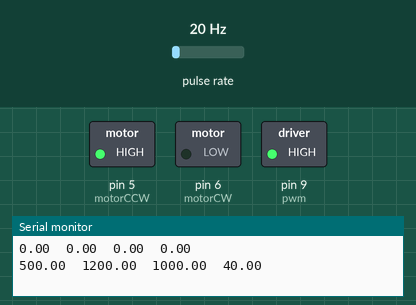
This sketch was run on a simulated Arduino Uno, built with avr-gcc and run on an emulated ATmega328P. Parts: switched loads named in the sketch (green lamp = pin HIGH), the last lines printed to the serial monitor. Wiring (inferred from the names in the program): pulse sensor: data pin 3. The inputs (shaded band) are chosen by the test bench; at power-on: pulse rate 20 Hz.

Above: at 1.1 s.
At 20.1 s:
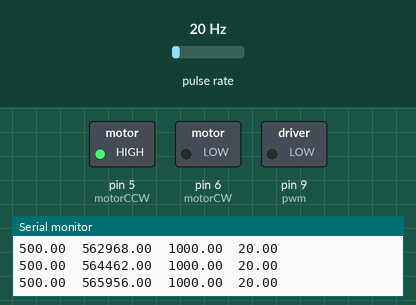
Timing chart, 0 to 21.6 s (numbered marks = the images above):
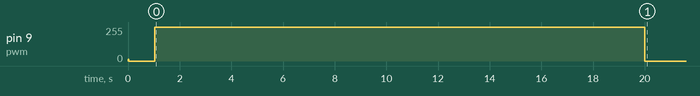

Measured:
- by itself, pin 9 (pwm): 12/255 → 0/255 at 0.03 s, → 255/255 1.0 s later, → 0/255 19.0 s later

The sketch:

PI_Control.ino
```cpp
// Simple PID algorithm with a wheel and tachometer. Plots variables to the serial monitor. Adjust parameters and see how they affect the system response
// By Nick Farago
// Parsing the serial input code from https://www.baldengineer.com/arduino-multi-digit-integers.html


//Pin Varibles
int motorCW = 6;      // Motor pin CW
int motorCCW = 5;     // Motor pin CCW
int pwm = 9;          // PWM pin
int sensor = 3;       // Sensor pin

//State Varaibles
volatile unsigned long plotCount = 0; //counts at interupt
volatile unsigned long controlCount = 0; //counts at interupt
volatile unsigned long past = 0;

//PID Variables
long error = 0;
long errorPrevious = 0;
long errorSum = 0;
double power = 0;
volatile double omega = 0;

//Other Variables
unsigned long plotIteration = 0; //cycle that is plotted
unsigned long controlIteration = 0; //cycle calculated
volatile double plotOmegaAvg = 0;  //running average of omega that is used for plotting
volatile double controlOmegaAvg = 0;  //running average of omega that is used for the control algorithm
unsigned int integerValue=0;  // max value is 65535, for input
char incomingByte;            // for input


//Adjustable Parameter Variables /////////////////////////////////////////////////////////////////////////////////////
long setpoint = 1000;
double Kp = .5;
double Ki = 0.3;
unsigned long totalDuration = 20; //time in s before program will stop
unsigned long plotDuration = 50; //time in ms between plot points
unsigned long controlDuration = 10; //time in ms between calculations for control algorithm
//////////////////////////////////////////////////////////////////////////////////////////////////////////////////////


void setup() {
  pinMode(motorCW, OUTPUT);
  pinMode(motorCCW, OUTPUT);
  pinMode(pwm, OUTPUT);
  pinMode(sensor, INPUT_PULLUP);
  attachInterrupt(digitalPinToInterrupt(sensor), change, RISING);
  Serial.begin(9600);

  initialize();
}


void loop() {
  checkStop();
  plot();
  setPower();
  runMotor();
  checkInput();
}


void plot() { //plots data at specified duration. Also looks to see if there is a new setpoint
  if (plotDuration*plotIteration <= millis()-1000){
    plotIteration = ++plotIteration;
    //omega = ((count*1000*60)/(40*duration));


    Serial.print(error*Kp);
    Serial.print("\t");
    Serial.print(errorSum*Ki);
    Serial.print("\t");
    Serial.print(power);
    Serial.print("\t");
    Serial.print(plotOmegaAvg);
    Serial.println();

    plotOmegaAvg = 0;
    plotCount = 0;

  }
}

/////////////////////////////////////////////  MAIN PID CONTROL HERE  /////////////////////////////////////////////////////////////////
///////////////////////////////////////////////////////////////////////////////////////////////////////////////////////////////////////

void setPower(){  //uses algorithm to set power level at specified intervals
  if (controlDuration*controlIteration <= millis()-1000){
    controlIteration = ++controlIteration;

    errorPrevious = error;
    error = setpoint - controlOmegaAvg;
    errorSum = errorSum + errorPrevious;          //sum is calculated per time it takes for the controller to cycle, it should scale with any changes to controlDuration
    power = Kp*error + Ki*errorSum;

    controlOmegaAvg = 0;
    controlCount = 0;
  }
}

////////////////////////////////////////////////////////////////////////////////////////////////////////////////////////////////////////
////////////////////////////////////////////////////////////////////////////////////////////////////////////////////////////////////////


void runMotor(){  // runs motor at specified power level
  if (power > 1000) {    //bounds on power level
    power = 1000;
  }
  if (power < -1000) {
    power = -1000;
  }
  if (power  >= 0){         //set direction based on power
      digitalWrite(motorCW, LOW);
      digitalWrite(motorCCW, HIGH);
  }
  if (power < 0){
      digitalWrite(motorCCW, LOW);
      digitalWrite(motorCW, HIGH);
  }
  double magnitude = 255*(power/1000);  //convert 0-1000 scale to 0-255
  analogWrite(pwm, magnitude); // analogWrite values from 0 to 255
}


void change(){  //interupt sub that calculates speed based on pulse time change
  omega = 1000000/(micros()-past);
  past = micros();
  plotCount = ++plotCount;
  plotOmegaAvg = (plotOmegaAvg*(plotCount-1)+omega)/plotCount;
  controlCount = ++controlCount;
  controlOmegaAvg = (controlOmegaAvg*(controlCount-1)+omega)/controlCount;

}

void checkStop (){ // checks if program has reached the end time and if so ends the program
  if ((totalDuration*1000) <= millis()){
    power = 0;
    runMotor();
    while(1){
    }
  }

}

void checkInput () { //checks if there is an input to the serial monitor, if so then set the setpoint to the input NOTE: using this stops the plotter
    if (Serial.available() > 0) {   // something came across serial
    integerValue = 0;      // throw away previous integerValue
    while(1) {        // force into a loop until 'n' is received
      incomingByte = Serial.read();
      if (incomingByte == '\n') break;   // exit the while(1), we're done receiving
      if (incomingByte == -1) continue;  // if no characters are in the buffer read() returns -1
      integerValue *= 10;  // shift left 1 decimal place
      // convert ASCII to integer, add, and shift left 1 decimal place
      integerValue = ((incomingByte - 48) + integerValue);
    }
      setpoint = integerValue;
  }
}


void initialize(){    //rotates motor to an encoder edge so that speed can be properly calculated. Resets all variables affected by the change() subroutine
  int initialState = digitalRead(sensor);
  //Serial.print("Initializing... ");
  //delay(1000);
  while (digitalRead(sensor) == initialState){
    power = 50;
    runMotor();
  }
  power = 0;
  runMotor();
  //Serial.println("Done.");
  delay(1000);
  past = micros();
  plotOmegaAvg = 0;
  plotCount = 0;
  controlOmegaAvg = 0;
  controlCount = 0;

}
```
